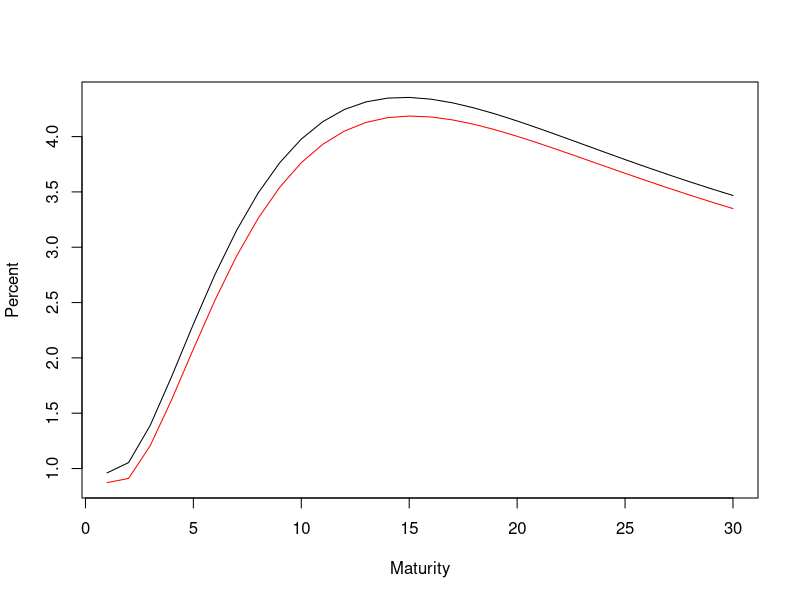
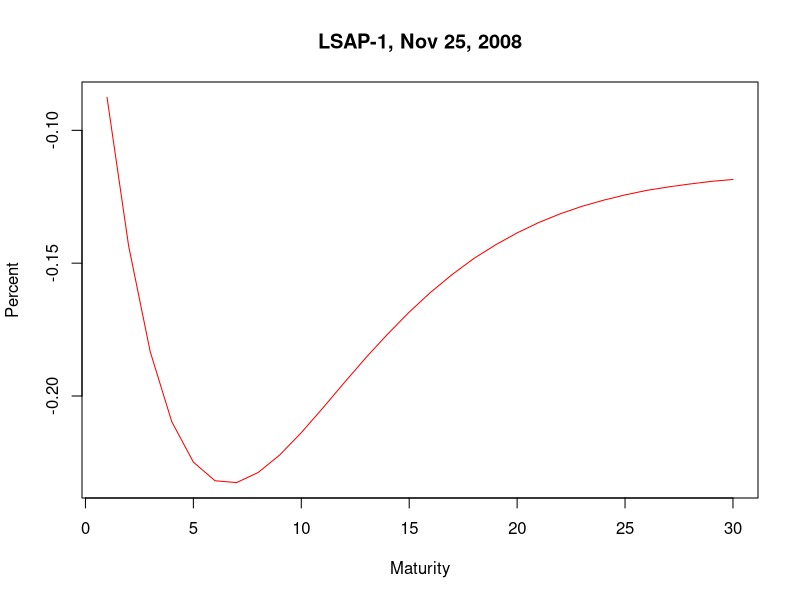
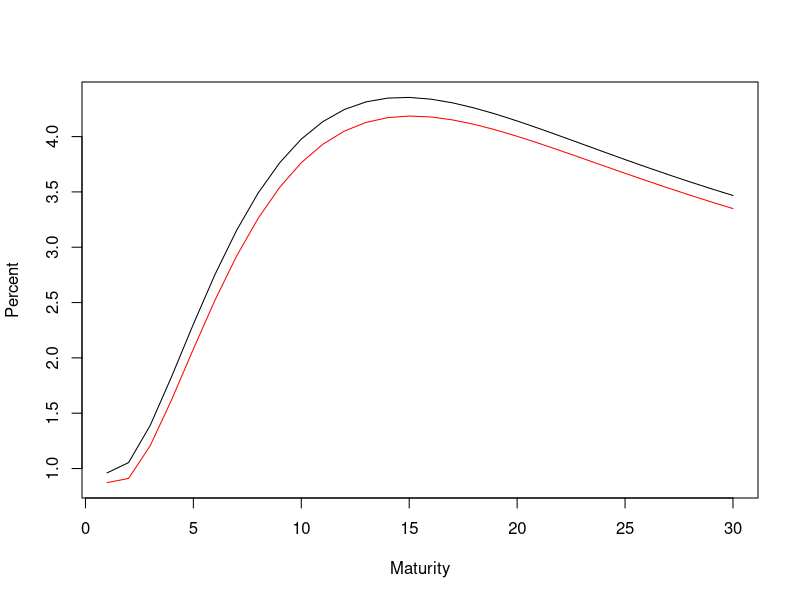
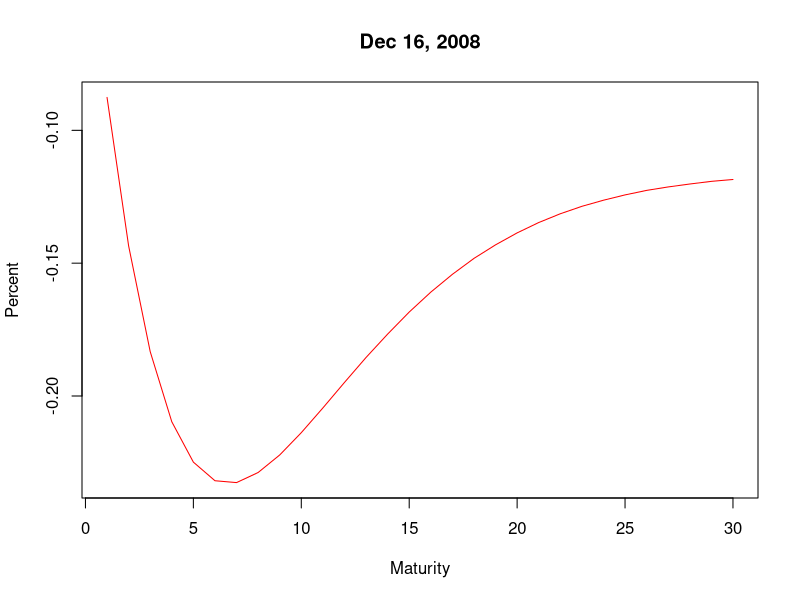

Generate these figures, in order, with R:
library(readxl)
library(tseries)

setwd("~/Documents/Github/rp-ie/data")

term_structure_data <- read_excel("term_structure.xlsx")
View(term_structure_data)

### US MP shock from term yield

# nov_bef = 24/11/2008, nov_aft = 25/11/2008

nov_bef <- ts(term_structure_data$nov_bef, start = c(1))
nov_aft <- ts(term_structure_data$nov_aft, start = c(1))
ts.plot(nov_bef, nov_aft, main = "", xlab = "Maturity", ylab = "Percent", gpars = list(col = c("black", "red")))

diff_nov <- ts(term_structure_data$diff_nov, start = c(1))
plot.ts(diff_nov, col="red", main = "LSAP-1, Nov 25, 2008", xlab = "Maturity", ylab = "Percent")

# dec_bef = 15/12/2008, dec_aft = 16/12/2008

dec_bef <- ts(term_structure_data$nov_bef, start = c(1))
dec_aft <- ts(term_structure_data$nov_aft, start = c(1))
ts.plot(dec_bef, dec_aft, main = "", xlab = "Maturity", ylab = "Percent", gpars = list(col = c("black", "red")))

diff_dec <- ts(term_structure_data$diff_nov, start = c(1))
plot.ts(diff_dec, col="red", main = "Dec 16, 2008", xlab = "Maturity", ylab = "Percent")
